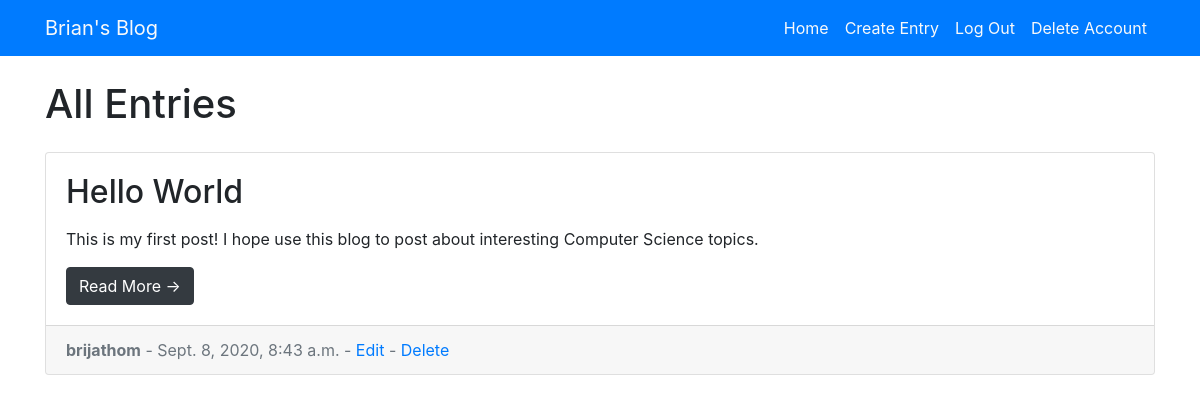
The app's page / (signed in) with its own data.
### entries/models.py (models this page shows, shortened)
class Entry(models.Model):
    entry_title = models.CharField(max_length=50)
    entry_text = RichTextField(blank=True, null=True)
    entry_date = models.DateTimeField(auto_now_add=True)
    entry_author = models.ForeignKey(User, on_delete=models.CASCADE)
    class Meta:
        verbose_name_plural = "Entries"

### entries/views.py (the view)
# urls.py: path('', HomeView.as_view(), name='blog_home'),
class HomeView(ListView):
    model = Entry
    template_name = 'entries/index.html'
    context_object_name = 'blog_entries'
    ordering = ['-entry_date']
    paginate_by = 3

### entries/templates/entries/index.html (shortened to what this page needs)
{% extends "entries/base.html" %} {% block content %}
<div class="col-md-12">
    <h1 class="my-4">All Entries</h1>
    {% for entry in blog_entries %}
    <div class="card mb-4">
        <div class="card-body">
            <h2 class="card-title">{{ entry.entry_title }}</h2>
            <p class="card-text">{{ entry.entry_text|truncatechars:100|safe }}</p>
            <p class="card-button">
                <a href="{% url 'entry_detail' entry.pk %}" class="btn btn-dark">Read More &rarr;</a>
            </p>
        </div>
        <div class="card-footer text-muted">
            <strong>{{ entry.entry_author }}</strong>
            - {{ entry.entry_date }} {% if user.is_authenticated and user.id == entry.entry_author_id %} -
            <a href="{% url 'update_entry' entry.pk %}">Edit</a> -
            <a href="{% url 'delete_entry' entry.pk %}">Delete</a>
            {% endif %}
        </div>
    </div>
    {% endfor %}
</div>
{% endblock %}

### entries/static/entries/css/blog-home.css (style rules this page uses)
body { padding-top: 56px; }

### entries/templates/entries/index.html (style rules this page uses)
.card-button { margin-bottom: 0rem; }

### records on screen
Entry: entry_title "Hello World", entry_text "This is my first post! I hope use this blog to post about interesting Computer Science topics.", entry_author "brijathom", entry_date "Sept. 8, 2020, 8:43 a.m.", shows "Edit"
